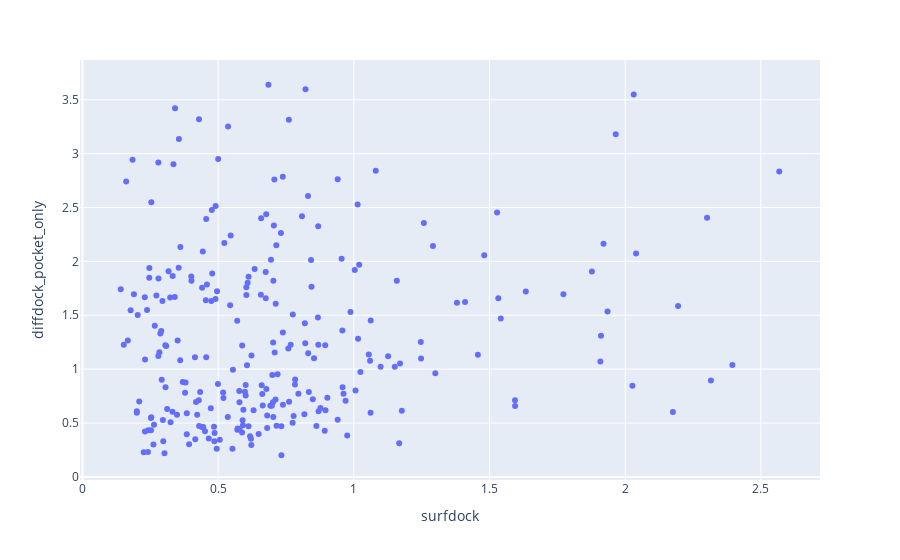

The notebook cell this image was saved under:
### Code cell
fig = px.scatter(
    pivot_df,
    x="surfdock",
    y="diffdock_pocket_only",
    hover_name=pivot_df.index
)
fig.show()

### Figure 1 — Plotly figure (JSON) as saved in the notebook; plotly's stock layout.template omitted (floating-point values rounded to 4 significant figures; data arrays with more than 128 entries replaced by an {"elided": "..."} marker saying what was removed)
{"data": [{"hovertemplate": "<b>%{hovertext}</b><br><br>surfdock=%{x}<br>diffdock_pocket_only=%{y}<extra></extra>", "hovertext": {"elided": "279 str values"}, "legendgroup": "", "marker": {"color": "#636efa", "symbol": "circle"}, "mode": "markers", "name": "", "orientation": "v", "showlegend": false, "type": "scatter", "x": {"elided": "279 float values"}, "xaxis": "x", "y": {"elided": "279 float values"}, "yaxis": "y"}], "layout": {"legend": {"tracegroupgap": 0}, "margin": {"t": 60}, "xaxis": {"anchor": "y", "domain": [0, 1], "title": {"text": "surfdock"}}, "yaxis": {"anchor": "x", "domain": [0, 1], "title": {"text": "diffdock_pocket_only"}}}}
